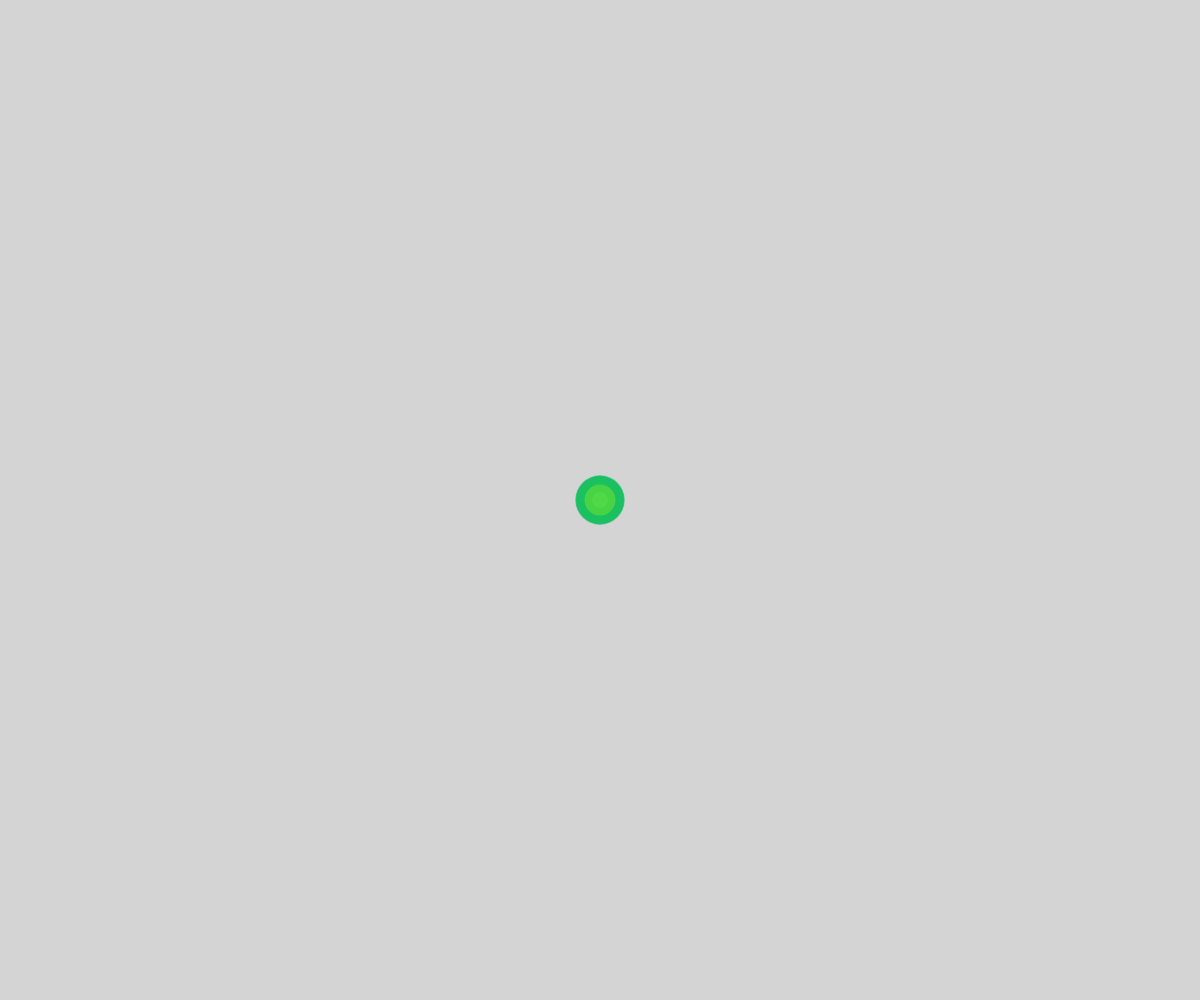
Frame 1 (no input)
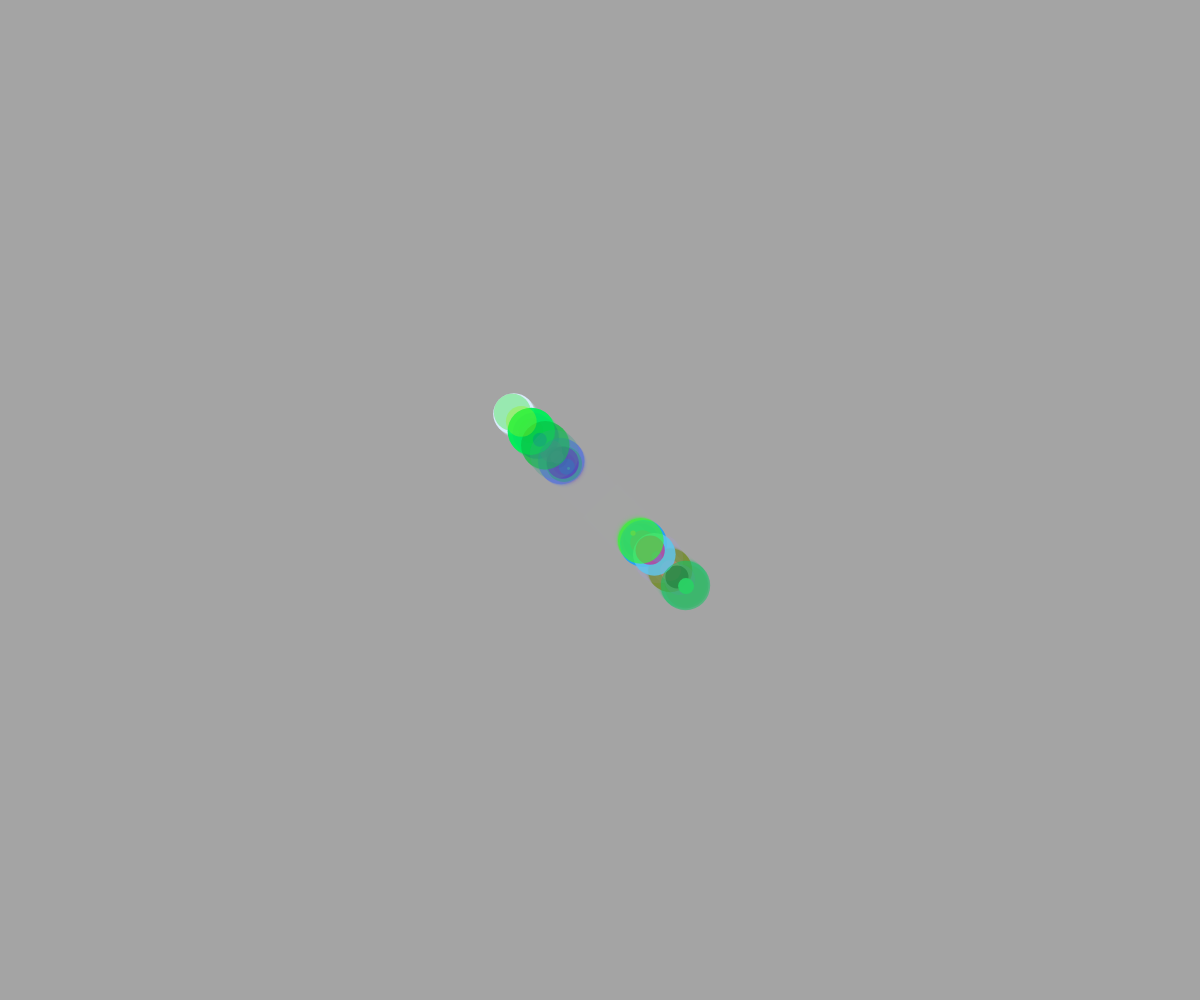
Frame 60 (no input)
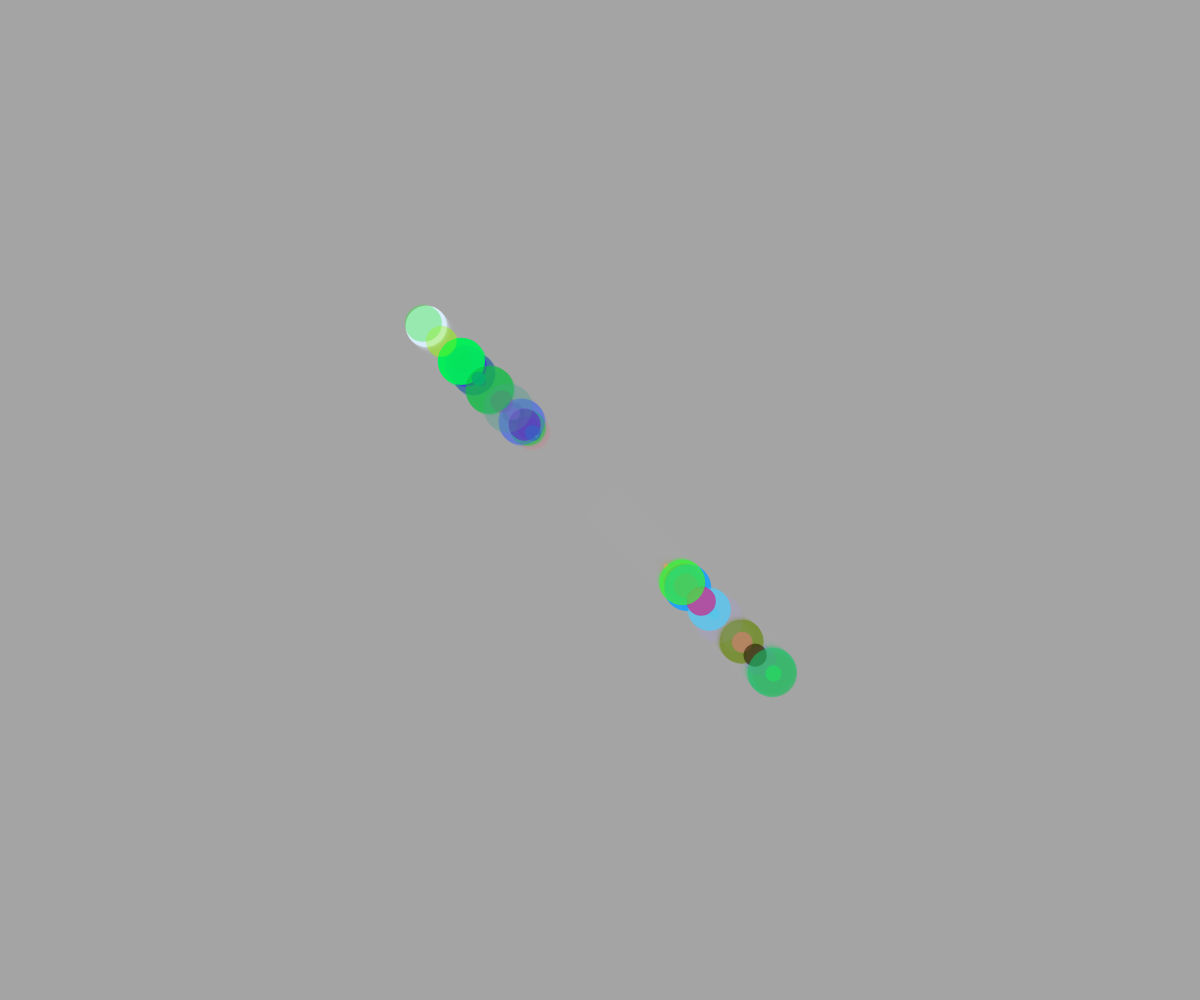
Frame 120 (the mouse pressed at the canvas centre since frame 60)

The p5.js sketch that drew these frames (run headless with seeded random() and noise() and a simulated clock; from frame 60 on, the mouse is pressed at the canvas centre):

// p5.js sketch
// ── sketch.js
/*
  Author: Tenaimi Okurude 
  Date: 02/03/2017
*/

/* Initialize an array variable colourList */
var colorList = [];
/* create a variable colourPick */
var colourPick;
/* initialize the number of balls to be pushed into the ballObjects Array */
var numOfballObjects = 50;
var ballspeed = 1.5;
/* create an array to hold the ballObjects */
var balls = [];

function initializeSetup(){
  for(var i = 0; i < numOfballObjects; i++){
    balls.push(new ballObjects(windowWidth/2, windowHeight/2,
      random(50), ballspeed));
  }
  for(var i = 0; i < 100; i++){
    colorList.push(color(Math.floor(random(255)), Math.floor(random(255)), Math.floor(random(255)), Math.floor(random(100))));
  }
  /* Default colour picked randomly and set to the variable colourPick */
  colourPick = color(Math.floor(random(255)), Math.floor(random(255)));
  /* setInterval function to choose a random colour from the array every 1500 milliSeconds(1.5 Second)*/
  setInterval( function(){
      /* set colour pick to a random colourList array element every 1.5 second */
      colourPick = colorList[Math.floor(Math.random()*colorList.length)];
  },
  5500);
}

function setup() {
  createCanvas(windowWidth, windowHeight);
  /* Loop to add 100 random colours into the colorList array */
  initializeSetup();
}

 /* function to handle various scrren size so it looks good on any device */
function windowResized(){
  resizeCanvas(windowWidth, windowHeight);
}

function draw() {
  /* Set body background to colourPick */
  background(colourPick);
  /* set text font to 30px */
  for(var i = 0; i < balls.length; i++){
    balls[i].show();
    balls[i].move();
    if(balls[i].getXPos() > windowWidth || balls[i].getXPos() <= 0){
      balls.splice(i, 1);
      balls.push(new ballObjects(random(windowWidth), random(windowHeight),
          random(40), ballspeed));
    }
    if(balls[i].getYPos() > windowHeight || balls[i].getYPos() <= 0){
      balls.splice(i, 1);
      balls.push(new ballObjects(random(windowWidth), random(windowHeight),
        random(30), ballspeed));
    }
  }
}

// ── ballObjects.js
function ballObjects(x, y, size, speed){
  this.x = x;
  this.y = y;
  this.s = size;
  this.colour = color(random(255), random(255), random(255), random(255));
do{
  this.speed = random(-speed, speed);
}while(this.speed <0.5 && this.speed >-0.5)
  this.show = function(){
    noStroke();
    fill(this.colour);
    ellipse(this.x, this.y, this.s, this.s);
  }

  this.move = function(){
    this.x = this.x + this.speed;
    this.y = this.y + this.speed;
  }

  this.getXPos = function() {
    return this.x;
  }

  this.getYPos = function() {
    return this.y;
  }

}
